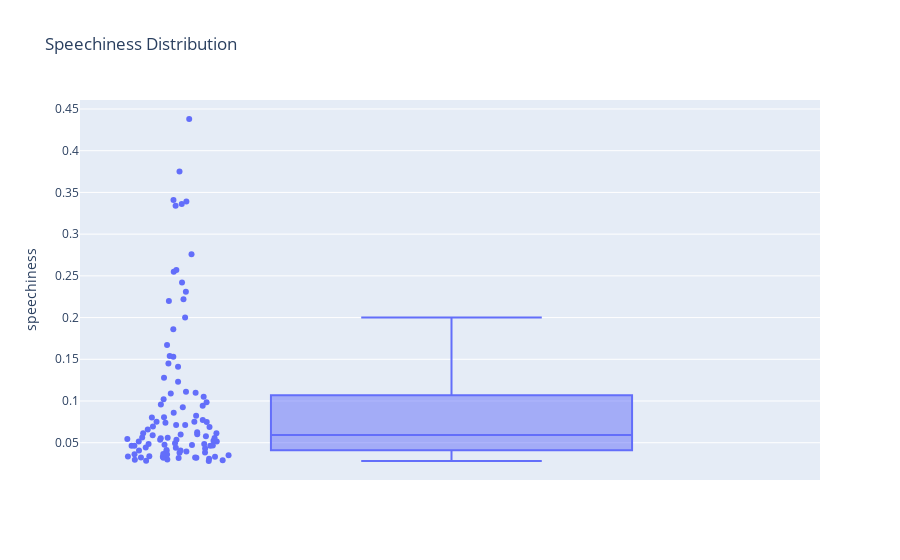

Notebook cell for this chart:
### Code cell
fig = px.box(features_df, y="speechiness", points="all", title="Speechiness Distribution")
fig.show()

### Figure 1 — Plotly figure (JSON) as saved in the notebook; plotly's stock layout.template omitted (floating-point values rounded to 4 significant figures)
{"data": [{"alignmentgroup": "True", "boxpoints": "all", "hovertemplate": "speechiness=%{y}<extra></extra>", "legendgroup": "", "marker": {"color": "#636efa"}, "name": "", "notched": false, "offsetgroup": "", "orientation": "v", "showlegend": false, "type": "box", "x0": " ", "xaxis": "x", "y": [0.0598, 0.0802, 0.0924, 0.0319, 0.0712, 0.0466, 0.0536, 0.0338, 0.0283, 0.128, 0.029, 0.0331, 0.0944, 0.059, 0.276, 0.375, 0.0296, 0.2, 0.0484, 0.0333, 0.0465, 0.109, 0.0359, 0.0536, 0.0317, 0.0336, 0.0308, 0.0557, 0.438, 0.0395, 0.145, 0.0464, 0.0322, 0.0364, 0.334, 0.0484, 0.242, 0.03, 0.141, 0.231, 0.0382, 0.0694, 0.0523, 0.0379, 0.0751, 0.102, 0.0688, 0.0515, 0.222, 0.0752, 0.154, 0.0984, 0.11, 0.0349, 0.0578, 0.0625, 0.341, 0.0474, 0.04, 0.0414, 0.0363, 0.0476, 0.0738, 0.0615, 0.257, 0.044, 0.0321, 0.0747, 0.0824, 0.0432, 0.0601, 0.111, 0.0493, 0.0658, 0.0442, 0.0544, 0.22, 0.336, 0.0323, 0.123, 0.0859, 0.167, 0.0804, 0.0406, 0.339, 0.0406, 0.0559, 0.186, 0.0554, 0.0615, 0.105, 0.0564, 0.0959, 0.0711, 0.255, 0.0514, 0.0281, 0.0465, 0.153, 0.0773], "y0": " ", "yaxis": "y"}], "layout": {"boxmode": "group", "legend": {"tracegroupgap": 0}, "title": {"text": "Speechiness Distribution"}, "xaxis": {"anchor": "y", "domain": [0.0, 1.0]}, "yaxis": {"anchor": "x", "domain": [0.0, 1.0], "title": {"text": "speechiness"}}}}
